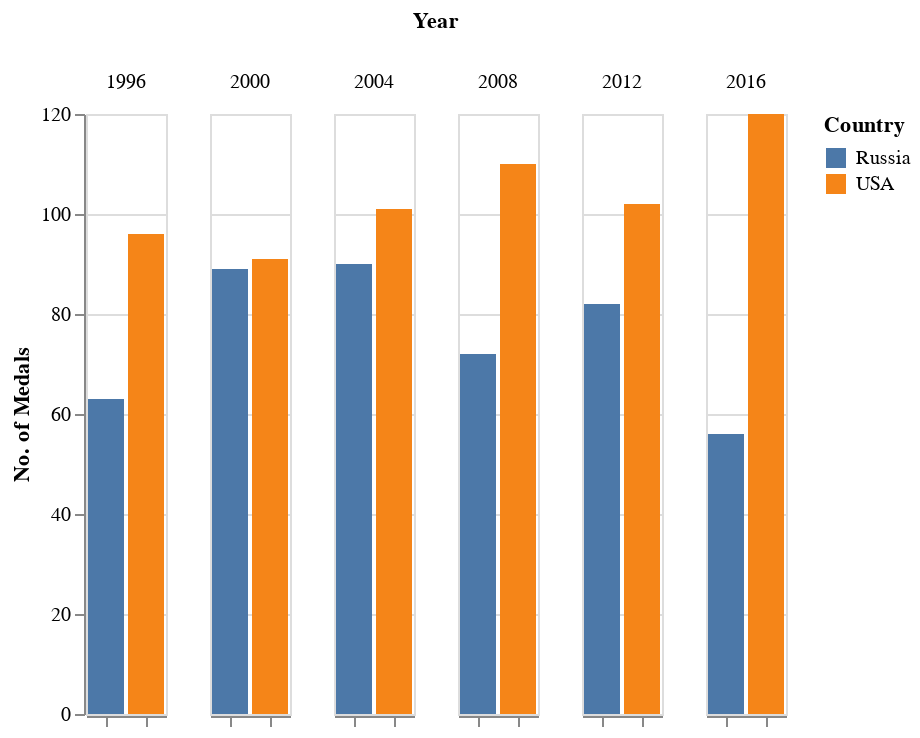

Source (notebook cell):
### Code cell
alt.Chart(medal_count).mark_bar().encode(
    x = alt.X('Country', axis = alt.Axis(labels = False), title = None),
    y = alt.Y('n_medals', title = "No. of Medals"),
    color = alt.Color('Country'),
    column = 'Year'
)

### Figure 1 — Vega-Lite specification as saved in the notebook (floating-point values rounded to 4 significant figures)
{"config": {"view": {"continuousWidth": 400, "continuousHeight": 300}}, "data": {"name": "data-4be48f13e079fb2db0895339c4213048"}, "mark": "bar", "encoding": {"color": {"type": "nominal", "field": "Country"}, "column": {"type": "quantitative", "field": "Year"}, "x": {"type": "nominal", "axis": {"labels": false}, "field": "Country", "title": null}, "y": {"type": "quantitative", "field": "n_medals", "title": "No. of Medals"}}, "$schema": "https://vega.github.io/schema/vega-lite/v4.8.1.json", "datasets": {"data-4be48f13e079fb2db0895339c4213048": [{"Country": "Russia", "n_medals": 63, "Year": 1996}, {"Country": "Russia", "n_medals": 89, "Year": 2000}, {"Country": "Russia", "n_medals": 90, "Year": 2004}, {"Country": "Russia", "n_medals": 72, "Year": 2008}, {"Country": "Russia", "n_medals": 82, "Year": 2012}, {"Country": "Russia", "n_medals": 56, "Year": 2016}, {"Country": "USA", "n_medals": 96, "Year": 1996}, {"Country": "USA", "n_medals": 91, "Year": 2000}, {"Country": "USA", "n_medals": 101, "Year": 2004}, {"Country": "USA", "n_medals": 110, "Year": 2008}, {"Country": "USA", "n_medals": 102, "Year": 2012}, {"Country": "USA", "n_medals": 120, "Year": 2016}]}}
